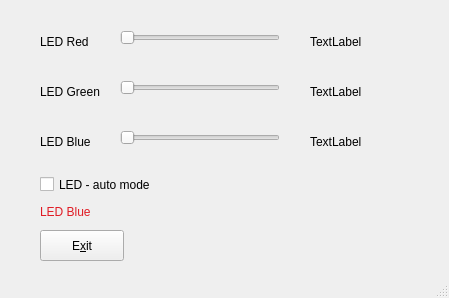
<?xml version="1.0" encoding="UTF-8"?>
<ui version="4.0">
 <class>MainWindow</class>
 <widget class="QMainWindow" name="MainWindow">
  <property name="geometry">
   <rect>
    <x>0</x>
    <y>0</y>
    <width>449</width>
    <height>298</height>
   </rect>
  </property>
  <property name="windowTitle">
   <string>QT LED demo</string>
  </property>
  <widget class="QWidget" name="centralwidget">
   <widget class="QSlider" name="slider_r">
    <property name="geometry">
     <rect>
      <x>120</x>
      <y>30</y>
      <width>160</width>
      <height>16</height>
     </rect>
    </property>
    <property name="maximum">
     <number>3</number>
    </property>
    <property name="pageStep">
     <number>1</number>
    </property>
    <property name="orientation">
     <enum>Qt::Horizontal</enum>
    </property>
   </widget>
   <widget class="QSlider" name="slider_g">
    <property name="geometry">
     <rect>
      <x>120</x>
      <y>80</y>
      <width>160</width>
      <height>16</height>
     </rect>
    </property>
    <property name="maximum">
     <number>3</number>
    </property>
    <property name="pageStep">
     <number>1</number>
    </property>
    <property name="orientation">
     <enum>Qt::Horizontal</enum>
    </property>
   </widget>
   <widget class="QSlider" name="slider_b">
    <property name="geometry">
     <rect>
      <x>120</x>
      <y>130</y>
      <width>160</width>
      <height>16</height>
     </rect>
    </property>
    <property name="maximum">
     <number>3</number>
    </property>
    <property name="pageStep">
     <number>1</number>
    </property>
    <property name="orientation">
     <enum>Qt::Horizontal</enum>
    </property>
   </widget>
   <widget class="QLabel" name="label_status_r">
    <property name="geometry">
     <rect>
      <x>310</x>
      <y>30</y>
      <width>60</width>
      <height>23</height>
     </rect>
    </property>
    <property name="text">
     <string>TextLabel</string>
    </property>
   </widget>
   <widget class="QLabel" name="label_status_g">
    <property name="geometry">
     <rect>
      <x>310</x>
      <y>80</y>
      <width>60</width>
      <height>23</height>
     </rect>
    </property>
    <property name="text">
     <string>TextLabel</string>
    </property>
   </widget>
   <widget class="QLabel" name="label_status_b">
    <property name="geometry">
     <rect>
      <x>310</x>
      <y>130</y>
      <width>60</width>
      <height>23</height>
     </rect>
    </property>
    <property name="text">
     <string>TextLabel</string>
    </property>
   </widget>
   <widget class="QLabel" name="label_r">
    <property name="geometry">
     <rect>
      <x>40</x>
      <y>30</y>
      <width>71</width>
      <height>23</height>
     </rect>
    </property>
    <property name="text">
     <string>LED Red</string>
    </property>
   </widget>
   <widget class="QLabel" name="label_g">
    <property name="geometry">
     <rect>
      <x>40</x>
      <y>80</y>
      <width>71</width>
      <height>23</height>
     </rect>
    </property>
    <property name="text">
     <string>LED Green</string>
    </property>
   </widget>
   <widget class="QLabel" name="label_b">
    <property name="geometry">
     <rect>
      <x>40</x>
      <y>130</y>
      <width>71</width>
      <height>23</height>
     </rect>
    </property>
    <property name="text">
     <string>LED Blue</string>
    </property>
   </widget>
   <widget class="QCheckBox" name="checkBox_auto">
    <property name="geometry">
     <rect>
      <x>40</x>
      <y>170</y>
      <width>141</width>
      <height>29</height>
     </rect>
    </property>
    <property name="text">
     <string>LED - auto mode</string>
    </property>
   </widget>
   <widget class="QLabel" name="label_error">
    <property name="geometry">
     <rect>
      <x>40</x>
      <y>200</y>
      <width>401</width>
      <height>23</height>
     </rect>
    </property>
    <property name="palette">
     <palette>
      <active>
       <colorrole role="WindowText">
        <brush brushstyle="SolidPattern">
         <color alpha="255">
          <red>224</red>
          <green>27</green>
          <blue>36</blue>
         </color>
        </brush>
       </colorrole>
       <colorrole role="Button">
        <brush brushstyle="SolidPattern">
         <color alpha="255">
          <red>224</red>
          <green>27</green>
          <blue>36</blue>
         </color>
        </brush>
       </colorrole>
       <colorrole role="Light">
        <brush brushstyle="SolidPattern">
         <color alpha="255">
          <red>255</red>
          <green>112</green>
          <blue>118</blue>
         </color>
        </brush>
       </colorrole>
       <colorrole role="Midlight">
        <brush brushstyle="SolidPattern">
         <color alpha="255">
          <red>239</red>
          <green>69</green>
          <blue>77</blue>
         </color>
        </brush>
       </colorrole>
       <colorrole role="Dark">
        <brush brushstyle="SolidPattern">
         <color alpha="255">
          <red>112</red>
          <green>13</green>
          <blue>18</blue>
         </color>
        </brush>
       </colorrole>
       <colorrole role="Mid">
        <brush brushstyle="SolidPattern">
         <color alpha="255">
          <red>149</red>
          <green>18</green>
          <blue>24</blue>
         </color>
        </brush>
       </colorrole>
       <colorrole role="Text">
        <brush brushstyle="SolidPattern">
         <color alpha="255">
          <red>224</red>
          <green>27</green>
          <blue>36</blue>
         </color>
        </brush>
       </colorrole>
       <colorrole role="BrightText">
        <brush brushstyle="SolidPattern">
         <color alpha="255">
          <red>255</red>
          <green>255</green>
          <blue>255</blue>
         </color>
        </brush>
       </colorrole>
       <colorrole role="ButtonText">
        <brush brushstyle="SolidPattern">
         <color alpha="255">
          <red>224</red>
          <green>27</green>
          <blue>36</blue>
         </color>
        </brush>
       </colorrole>
       <colorrole role="Base">
        <brush brushstyle="SolidPattern">
         <color alpha="255">
          <red>255</red>
          <green>255</green>
          <blue>255</blue>
         </color>
        </brush>
       </colorrole>
       <colorrole role="Window">
        <brush brushstyle="SolidPattern">
         <color alpha="255">
          <red>224</red>
          <green>27</green>
          <blue>36</blue>
         </color>
        </brush>
       </colorrole>
       <colorrole role="Shadow">
        <brush brushstyle="SolidPattern">
         <color alpha="255">
          <red>0</red>
          <green>0</green>
          <blue>0</blue>
         </color>
        </brush>
       </colorrole>
       <colorrole role="AlternateBase">
        <brush brushstyle="SolidPattern">
         <color alpha="255">
          <red>239</red>
          <green>141</green>
          <blue>145</blue>
         </color>
        </brush>
       </colorrole>
       <colorrole role="ToolTipBase">
        <brush brushstyle="SolidPattern">
         <color alpha="255">
          <red>255</red>
          <green>255</green>
          <blue>220</blue>
         </color>
        </brush>
       </colorrole>
       <colorrole role="ToolTipText">
        <brush brushstyle="SolidPattern">
         <color alpha="255">
          <red>0</red>
          <green>0</green>
          <blue>0</blue>
         </color>
        </brush>
       </colorrole>
       <colorrole role="PlaceholderText">
        <brush brushstyle="SolidPattern">
         <color alpha="128">
          <red>224</red>
          <green>27</green>
          <blue>36</blue>
         </color>
        </brush>
       </colorrole>
      </active>
      <inactive>
       <colorrole role="WindowText">
        <brush brushstyle="SolidPattern">
         <color alpha="255">
          <red>224</red>
          <green>27</green>
          <blue>36</blue>
         </color>
        </brush>
       </colorrole>
       <colorrole role="Button">
        <brush brushstyle="SolidPattern">
         <color alpha="255">
          <red>224</red>
          <green>27</green>
          <blue>36</blue>
         </color>
        </brush>
       </colorrole>
       <colorrole role="Light">
        <brush brushstyle="SolidPattern">
         <color alpha="255">
          <red>255</red>
          <green>112</green>
          <blue>118</blue>
         </color>
        </brush>
       </colorrole>
       <colorrole role="Midlight">
        <brush brushstyle="SolidPattern">
         <color alpha="255">
          <red>239</red>
          <green>69</green>
          <blue>77</blue>
         </color>
        </brush>
       </colorrole>
       <colorrole role="Dark">
        <brush brushstyle="SolidPattern">
         <color alpha="255">
          <red>112</red>
          <green>13</green>
          <blue>18</blue>
         </color>
        </brush>
       </colorrole>
       <colorrole role="Mid">
        <brush brushstyle="SolidPattern">
         <color alpha="255">
          <red>149</red>
          <green>18</green>
          <blue>24</blue>
         </color>
        </brush>
       </colorrole>
       <colorrole role="Text">
        <brush brushstyle="SolidPattern">
         <color alpha="255">
          <red>224</red>
          <green>27</green>
          <blue>36</blue>
         </color>
        </brush>
       </colorrole>
       <colorrole role="BrightText">
        <brush brushstyle="SolidPattern">
         <color alpha="255">
          <red>255</red>
          <green>255</green>
          <blue>255</blue>
         </color>
        </brush>
       </colorrole>
       <colorrole role="ButtonText">
        <brush brushstyle="SolidPattern">
         <color alpha="255">
          <red>224</red>
          <green>27</green>
          <blue>36</blue>
         </color>
        </brush>
       </colorrole>
       <colorrole role="Base">
        <brush brushstyle="SolidPattern">
         <color alpha="255">
          <red>255</red>
          <green>255</green>
          <blue>255</blue>
         </color>
        </brush>
       </colorrole>
       <colorrole role="Window">
        <brush brushstyle="SolidPattern">
         <color alpha="255">
          <red>224</red>
          <green>27</green>
          <blue>36</blue>
         </color>
        </brush>
       </colorrole>
       <colorrole role="Shadow">
        <brush brushstyle="SolidPattern">
         <color alpha="255">
          <red>0</red>
          <green>0</green>
          <blue>0</blue>
         </color>
        </brush>
       </colorrole>
       <colorrole role="AlternateBase">
        <brush brushstyle="SolidPattern">
         <color alpha="255">
          <red>239</red>
          <green>141</green>
          <blue>145</blue>
         </color>
        </brush>
       </colorrole>
       <colorrole role="ToolTipBase">
        <brush brushstyle="SolidPattern">
         <color alpha="255">
          <red>255</red>
          <green>255</green>
          <blue>220</blue>
         </color>
        </brush>
       </colorrole>
       <colorrole role="ToolTipText">
        <brush brushstyle="SolidPattern">
         <color alpha="255">
          <red>0</red>
          <green>0</green>
          <blue>0</blue>
         </color>
        </brush>
       </colorrole>
       <colorrole role="PlaceholderText">
        <brush brushstyle="SolidPattern">
         <color alpha="128">
          <red>224</red>
          <green>27</green>
          <blue>36</blue>
         </color>
        </brush>
       </colorrole>
      </inactive>
      <disabled>
       <colorrole role="WindowText">
        <brush brushstyle="SolidPattern">
         <color alpha="255">
          <red>112</red>
          <green>13</green>
          <blue>18</blue>
         </color>
        </brush>
       </colorrole>
       <colorrole role="Button">
        <brush brushstyle="SolidPattern">
         <color alpha="255">
          <red>224</red>
          <green>27</green>
          <blue>36</blue>
         </color>
        </brush>
       </colorrole>
       <colorrole role="Light">
        <brush brushstyle="SolidPattern">
         <color alpha="255">
          <red>255</red>
          <green>112</green>
          <blue>118</blue>
         </color>
        </brush>
       </colorrole>
       <colorrole role="Midlight">
        <brush brushstyle="SolidPattern">
         <color alpha="255">
          <red>239</red>
          <green>69</green>
          <blue>77</blue>
         </color>
        </brush>
       </colorrole>
       <colorrole role="Dark">
        <brush brushstyle="SolidPattern">
         <color alpha="255">
          <red>112</red>
          <green>13</green>
          <blue>18</blue>
         </color>
        </brush>
       </colorrole>
       <colorrole role="Mid">
        <brush brushstyle="SolidPattern">
         <color alpha="255">
          <red>149</red>
          <green>18</green>
          <blue>24</blue>
         </color>
        </brush>
       </colorrole>
       <colorrole role="Text">
        <brush brushstyle="SolidPattern">
         <color alpha="255">
          <red>112</red>
          <green>13</green>
          <blue>18</blue>
         </color>
        </brush>
       </colorrole>
       <colorrole role="BrightText">
        <brush brushstyle="SolidPattern">
         <color alpha="255">
          <red>255</red>
          <green>255</green>
          <blue>255</blue>
         </color>
        </brush>
       </colorrole>
       <colorrole role="ButtonText">
        <brush brushstyle="SolidPattern">
         <color alpha="255">
          <red>112</red>
          <green>13</green>
          <blue>18</blue>
         </color>
        </brush>
       </colorrole>
       <colorrole role="Base">
        <brush brushstyle="SolidPattern">
         <color alpha="255">
          <red>224</red>
          <green>27</green>
          <blue>36</blue>
         </color>
        </brush>
       </colorrole>
       <colorrole role="Window">
        <brush brushstyle="SolidPattern">
         <color alpha="255">
          <red>224</red>
          <green>27</green>
          <blue>36</blue>
         </color>
        </brush>
       </colorrole>
       <colorrole role="Shadow">
        <brush brushstyle="SolidPattern">
         <color alpha="255">
          <red>0</red>
          <green>0</green>
          <blue>0</blue>
         </color>
        </brush>
       </colorrole>
       <colorrole role="AlternateBase">
        <brush brushstyle="SolidPattern">
         <color alpha="255">
          <red>224</red>
          <green>27</green>
          <blue>36</blue>
         </color>
        </brush>
       </colorrole>
       <colorrole role="ToolTipBase">
        <brush brushstyle="SolidPattern">
         <color alpha="255">
          <red>255</red>
          <green>255</green>
          <blue>220</blue>
         </color>
        </brush>
       </colorrole>
       <colorrole role="ToolTipText">
        <brush brushstyle="SolidPattern">
         <color alpha="255">
          <red>0</red>
          <green>0</green>
          <blue>0</blue>
         </color>
        </brush>
       </colorrole>
       <colorrole role="PlaceholderText">
        <brush brushstyle="SolidPattern">
         <color alpha="128">
          <red>0</red>
          <green>0</green>
          <blue>0</blue>
         </color>
        </brush>
       </colorrole>
      </disabled>
     </palette>
    </property>
    <property name="text">
     <string>LED Blue</string>
    </property>
   </widget>
   <widget class="QPushButton" name="pushButton">
    <property name="geometry">
     <rect>
      <x>40</x>
      <y>230</y>
      <width>84</width>
      <height>31</height>
     </rect>
    </property>
    <property name="text">
     <string>E&amp;xit</string>
    </property>
   </widget>
  </widget>
  <widget class="QStatusBar" name="statusbar"/>
  <action name="actionslider_r">
   <property name="text">
    <string>slider_r</string>
   </property>
  </action>
 </widget>
 <resources/>
 <connections/>
</ui>
